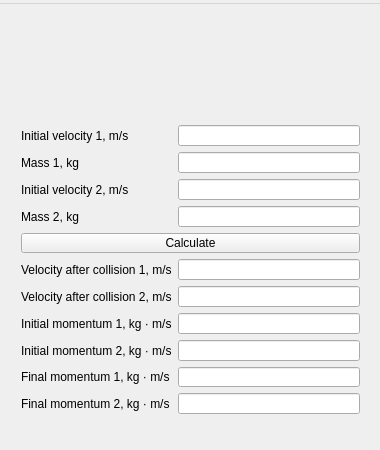
<?xml version="1.0" encoding="UTF-8"?>
<ui version="4.0">
 <class>MainWindow</class>
 <widget class="QMainWindow" name="MainWindow">
  <property name="enabled">
   <bool>true</bool>
  </property>
  <property name="geometry">
   <rect>
    <x>0</x>
    <y>0</y>
    <width>380</width>
    <height>450</height>
   </rect>
  </property>
  <property name="sizePolicy">
   <sizepolicy hsizetype="Fixed" vsizetype="Fixed">
    <horstretch>0</horstretch>
    <verstretch>0</verstretch>
   </sizepolicy>
  </property>
  <property name="minimumSize">
   <size>
    <width>380</width>
    <height>450</height>
   </size>
  </property>
  <property name="maximumSize">
   <size>
    <width>380</width>
    <height>450</height>
   </size>
  </property>
  <property name="windowTitle">
   <string>Elastic collision calculator</string>
  </property>
  <widget class="QWidget" name="centralWidget">
   <widget class="QWidget" name="formLayoutWidget">
    <property name="geometry">
     <rect>
      <x>10</x>
      <y>110</y>
      <width>361</width>
      <height>311</height>
     </rect>
    </property>
    <layout class="QFormLayout" name="formLayout">
     <item row="0" column="0">
      <widget class="QLabel" name="label">
       <property name="text">
        <string>Initial velocity 1, m/s</string>
       </property>
      </widget>
     </item>
     <item row="0" column="1">
      <widget class="QLineEdit" name="initVelocity1"/>
     </item>
     <item row="1" column="0">
      <widget class="QLabel" name="label_3">
       <property name="text">
        <string>Mass 1, kg</string>
       </property>
      </widget>
     </item>
     <item row="1" column="1">
      <widget class="QLineEdit" name="mass1"/>
     </item>
     <item row="2" column="0">
      <widget class="QLabel" name="label_2">
       <property name="text">
        <string>Initial velocity 2, m/s</string>
       </property>
      </widget>
     </item>
     <item row="2" column="1">
      <widget class="QLineEdit" name="initVelocity2"/>
     </item>
     <item row="3" column="0">
      <widget class="QLabel" name="label_4">
       <property name="text">
        <string>Mass 2, kg</string>
       </property>
      </widget>
     </item>
     <item row="3" column="1">
      <widget class="QLineEdit" name="mass2"/>
     </item>
     <item row="4" column="0" colspan="2">
      <widget class="QPushButton" name="pushButton">
       <property name="text">
        <string>Calculate</string>
       </property>
      </widget>
     </item>
     <item row="5" column="0">
      <widget class="QLabel" name="label_5">
       <property name="text">
        <string>Velocity after collision 1, m/s</string>
       </property>
      </widget>
     </item>
     <item row="5" column="1">
      <widget class="QLineEdit" name="velocityResult1">
       <property name="enabled">
        <bool>true</bool>
       </property>
       <property name="readOnly">
        <bool>true</bool>
       </property>
      </widget>
     </item>
     <item row="6" column="0">
      <widget class="QLabel" name="label_6">
       <property name="text">
        <string>Velocity after collision 2, m/s</string>
       </property>
      </widget>
     </item>
     <item row="6" column="1">
      <widget class="QLineEdit" name="velocityResult2">
       <property name="enabled">
        <bool>true</bool>
       </property>
       <property name="readOnly">
        <bool>true</bool>
       </property>
      </widget>
     </item>
     <item row="7" column="0">
      <widget class="QLabel" name="label_7">
       <property name="text">
        <string>Initial momentum 1, kg · m/s</string>
       </property>
      </widget>
     </item>
     <item row="7" column="1">
      <widget class="QLineEdit" name="initialMomentum1">
       <property name="readOnly">
        <bool>true</bool>
       </property>
      </widget>
     </item>
     <item row="8" column="0">
      <widget class="QLabel" name="label_8">
       <property name="text">
        <string>Initial momentum 2, kg · m/s</string>
       </property>
      </widget>
     </item>
     <item row="8" column="1">
      <widget class="QLineEdit" name="initialMomentum2">
       <property name="readOnly">
        <bool>true</bool>
       </property>
      </widget>
     </item>
     <item row="9" column="0">
      <widget class="QLabel" name="label_9">
       <property name="text">
        <string>Final momentum 1, kg · m/s</string>
       </property>
      </widget>
     </item>
     <item row="9" column="1">
      <widget class="QLineEdit" name="finalMomentum1">
       <property name="readOnly">
        <bool>true</bool>
       </property>
      </widget>
     </item>
     <item row="10" column="0">
      <widget class="QLabel" name="label_10">
       <property name="text">
        <string>Final momentum 2, kg · m/s</string>
       </property>
      </widget>
     </item>
     <item row="10" column="1">
      <widget class="QLineEdit" name="finalMomentum2">
       <property name="readOnly">
        <bool>true</bool>
       </property>
      </widget>
     </item>
    </layout>
   </widget>
   <widget class="QLabel" name="pic">
    <property name="geometry">
     <rect>
      <x>10</x>
      <y>10</y>
      <width>361</width>
      <height>91</height>
     </rect>
    </property>
    <property name="text">
     <string/>
    </property>
    <property name="alignment">
     <set>Qt::AlignCenter</set>
    </property>
   </widget>
  </widget>
  <widget class="QMenuBar" name="menuBar">
   <property name="geometry">
    <rect>
     <x>0</x>
     <y>0</y>
     <width>380</width>
     <height>19</height>
    </rect>
   </property>
   <widget class="QMenu" name="menuElastic_collision_calculator">
    <property name="title">
     <string/>
    </property>
   </widget>
   <addaction name="menuElastic_collision_calculator"/>
  </widget>
 </widget>
 <layoutdefault spacing="6" margin="11"/>
 <resources/>
 <connections/>
</ui>
